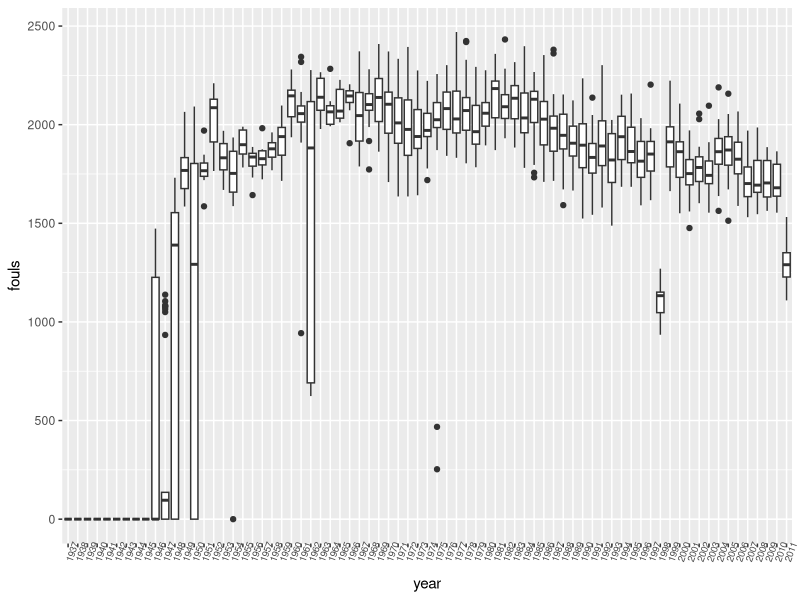
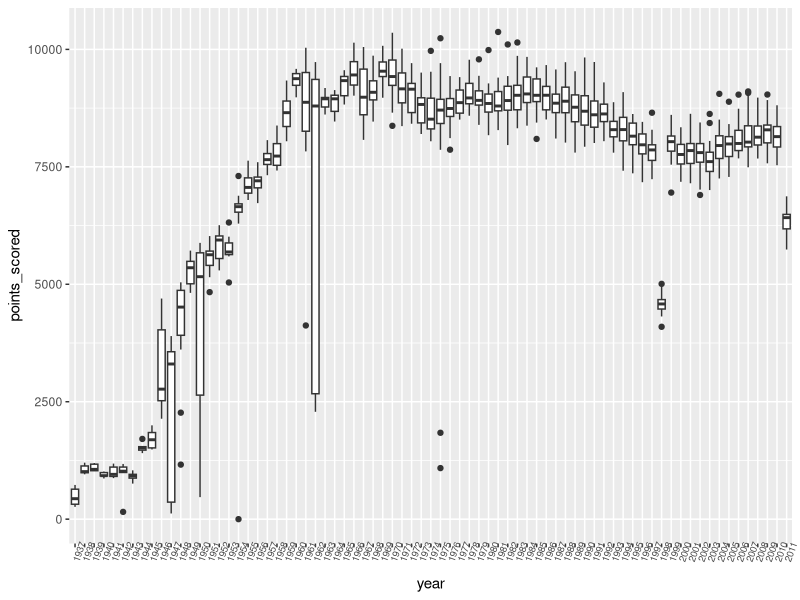

Reproduce these figures in R, in order.
## ------------------------------------------------------------------------
suppressMessages(library(tidyverse))
basketball <- read.csv("basketball_teams.csv")


## ------------------------------------------------------------------------
nrow(basketball)


## ------------------------------------------------------------------------
ncol(basketball)


## ------------------------------------------------------------------------
colnames(basketball)


## ------------------------------------------------------------------------

colnames(basketball)[colnames(basketball)=="lgID"] <- "league"
colnames(basketball)[colnames(basketball)=="tmID"] <- "team_abbrev"
colnames(basketball)[colnames(basketball)=="franchID"] <- "franchise_abbrev"
colnames(basketball)[colnames(basketball)=="confID"] <- "conference"
colnames(basketball)[colnames(basketball)=="divID"] <- "division"
colnames(basketball)[colnames(basketball)=="rank"] <- "division_rank"
colnames(basketball)[colnames(basketball)=="confRank"] <- "conference_rank"
colnames(basketball)[colnames(basketball)=="playoff"] <- "playoff_finish"
colnames(basketball)[colnames(basketball)=="name"] <- "team_name"


## ------------------------------------------------------------------------
ranking <- tibble(year=basketball$year,team_abbrev=basketball$team_abbrev,
                  team_name=basketball$team_name,league=basketball$league,
                  division=basketball$division,division_rank=basketball$division_rank,
                  conference=basketball$conference,conference_rank=basketball$conference_rank,
                  playoff_finish=basketball$playoff_finish)


## ------------------------------------------------------------------------
statistics <- tibble(year=basketball$year,team_abbrev=basketball$team_abbrev,
                     made_field_goal=basketball$o_fgm,attempt_field_goal=basketball$o_fga,
                     made_free_throw=basketball$o_ftm,attempt_free_throw=basketball$o_fta,
                     made_3_pointer=basketball$o_3pm,attempt_3_pointer=basketball$o_3pa,
                     rebounds=basketball$o_reb,assists=basketball$o_asts,
                     fouls=basketball$o_pf,points_scored=basketball$o_pts)


## ------------------------------------------------------------------------
ranking$year <- as.factor(ranking$year)
statistics$year <- as.factor(statistics$year)
ranking$league <- as.factor(ranking$league)
ranking$division <- as.factor(ranking$division)
ranking$division_rank <- as.factor(ranking$division_rank)
ranking$conference <- as.factor(ranking$conference)
ranking$conference_rank <- as.factor(ranking$conference_rank)
ranking$playoff_finish <- as.factor(ranking$playoff_finish)


## ------------------------------------------------------------------------
levels(ranking$year)
levels(ranking$league)
levels(ranking$division)
levels(ranking$division_rank)
levels(ranking$conference)
levels(ranking$conference_rank)
levels(ranking$playoff_finish)


## ------------------------------------------------------------------------
levels(ranking$division)[levels(ranking$division)==""] <- "NA"
levels(ranking$conference)[levels(ranking$conference)==""] <- "NA"
levels(ranking$playoff_finish)[levels(ranking$playoff_finish)==""] <- "NA"


## ------------------------------------------------------------------------
ggplot(statistics, aes(x=year,y=fouls)) + geom_boxplot() + theme(axis.text.x = element_text(angle=70,size=7))


## ------------------------------------------------------------------------
ggplot(statistics, aes(x=year,y=points_scored)) + geom_boxplot() + theme(axis.text.x = element_text(angle=70,size=7))

